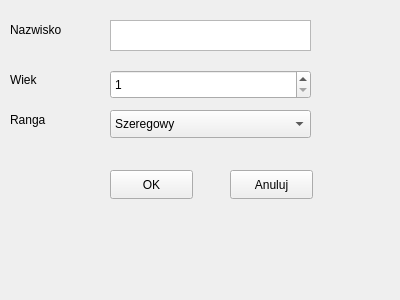
<?xml version="1.0" encoding="UTF-8"?>
<ui version="4.0">
 <class>DodajZolnierza</class>
 <widget class="QWidget" name="DodajZolnierza">
  <property name="geometry">
   <rect>
    <x>0</x>
    <y>0</y>
    <width>400</width>
    <height>300</height>
   </rect>
  </property>
  <property name="windowTitle">
   <string>Form</string>
  </property>
  <widget class="QTextEdit" name="txt_Nazwisko">
   <property name="geometry">
    <rect>
     <x>110</x>
     <y>20</y>
     <width>201</width>
     <height>31</height>
    </rect>
   </property>
  </widget>
  <widget class="QPushButton" name="btn_okey">
   <property name="geometry">
    <rect>
     <x>110</x>
     <y>170</y>
     <width>83</width>
     <height>29</height>
    </rect>
   </property>
   <property name="text">
    <string>OK</string>
   </property>
  </widget>
  <widget class="QPushButton" name="btn_anuluj">
   <property name="geometry">
    <rect>
     <x>230</x>
     <y>170</y>
     <width>83</width>
     <height>29</height>
    </rect>
   </property>
   <property name="text">
    <string>Anuluj</string>
   </property>
  </widget>
  <widget class="QLabel" name="label">
   <property name="geometry">
    <rect>
     <x>10</x>
     <y>20</y>
     <width>91</width>
     <height>20</height>
    </rect>
   </property>
   <property name="text">
    <string>Nazwisko</string>
   </property>
  </widget>
  <widget class="QLabel" name="label_2">
   <property name="geometry">
    <rect>
     <x>10</x>
     <y>70</y>
     <width>63</width>
     <height>20</height>
    </rect>
   </property>
   <property name="text">
    <string>Wiek</string>
   </property>
  </widget>
  <widget class="QLabel" name="label_3">
   <property name="geometry">
    <rect>
     <x>10</x>
     <y>110</y>
     <width>63</width>
     <height>20</height>
    </rect>
   </property>
   <property name="text">
    <string>Ranga</string>
   </property>
  </widget>
  <widget class="QComboBox" name="combo_ranga">
   <property name="geometry">
    <rect>
     <x>110</x>
     <y>110</y>
     <width>201</width>
     <height>28</height>
    </rect>
   </property>
   <item>
    <property name="text">
     <string>Szeregowy</string>
    </property>
   </item>
   <item>
    <property name="text">
     <string>Pułkownik</string>
    </property>
   </item>
   <item>
    <property name="text">
     <string>Generał</string>
    </property>
   </item>
  </widget>
  <widget class="QSpinBox" name="spinbox_wiek">
   <property name="geometry">
    <rect>
     <x>110</x>
     <y>70</y>
     <width>201</width>
     <height>29</height>
    </rect>
   </property>
   <property name="minimum">
    <number>1</number>
   </property>
  </widget>
 </widget>
 <resources/>
 <connections/>
</ui>
